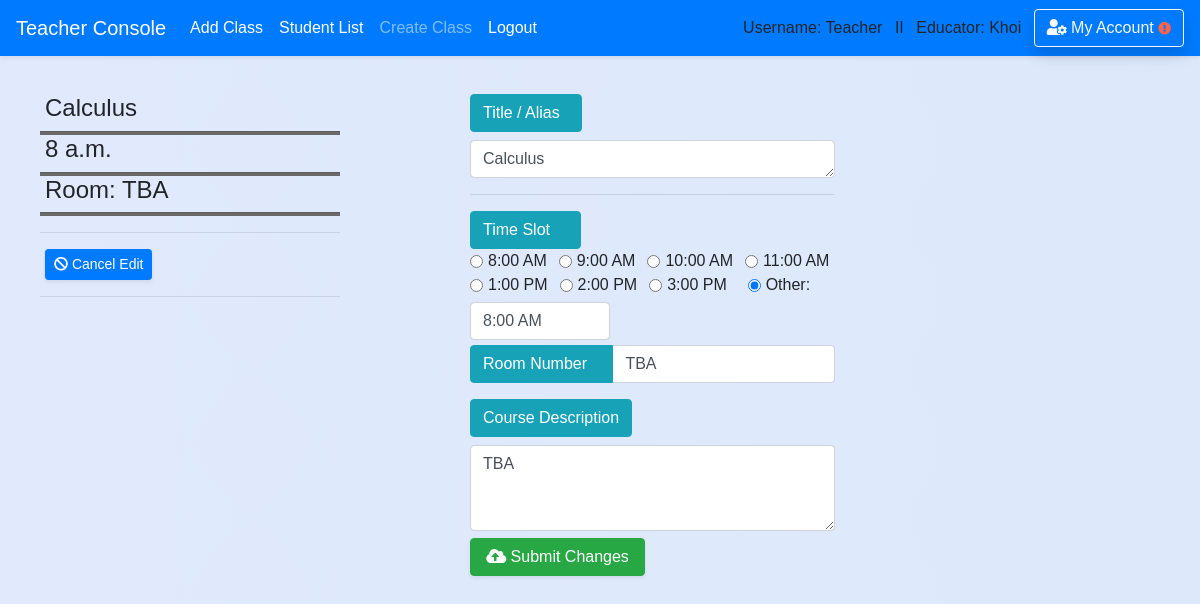
The page /teacher/classroom/edit_classroom/5 (signed in) on the database its author committed.
### school_app/models.py (models this page shows, shortened)
class Classroom(models.Model):
    course_title = models.CharField(max_length=50,default='')
    course_number = models.CharField(max_length=20,default='')
    teacher_name = models.CharField(max_length=50,default='')
    teacher_idx = models.CharField(max_length=10,default='')
    room_number = models.CharField(max_length=10,default='TBA')
    time = models.TimeField(blank=True,null=True)
    description = models.CharField(max_length=300,default='TBA')
    is_archive = models.BooleanField(default=False)
    semester = models.CharField(max_length=50,default='')
    year = models.CharField(max_length=4,default='')
    teacher = models.ForeignKey('Teacher',blank=True, null=True, on_delete = models.SET_NULL, related_name='classroom_by_teacher')
    course = models.ForeignKey('Course',blank=True, null=True, on_delete = models.SET_NULL, related_name='course_in_classroom')
    student = models.ManyToManyField(Student, blank=True)

### school_app/views_logged.py (the view, shortened to what this page needs)
# urls.py: path('teacher/classroom/edit_classroom/', views_logged.edit_classroom, name='save_edit_classroom'),
def edit_classroom(request,classroom_id=None,rout_from=None):
    if is_login(request) == False:
        return redirect('/login')
    if is_login(request) == True:
        if request.user.profile.is_teacher == False:
            messages.warning(request, "You don't have Instructor's Privilege!")
            return redirect('/')
        classroom = Classroom.objects.filter(id=classroom_id).first()
        course_id = classroom.course.id
        return render(request,'teacher/classroom/edit_classroom.html',
        {'classroom':classroom,'course_id':course_id,'rout_from':rout_from})

### school_app/views_functions.py (called while the page is built)
def is_login(request):
    if not request.user.is_authenticated:
        messages.warning(request, "Please Login or Create an Account.")
        return False
    return True

### school_app/templates/teacher/classroom/edit_classroom.html (shortened to what this page needs)
{% extends 'base.html' %}
{% block content %}
<br>
<div class="container" style='padding-top:25px; padding-left:20px'>
         <div class="panel panel-login">
        <div class="panel-body">
          <div class="row">
        <h3 style='padding-left: 5px'></h3>
        <div style="width: 400px">
        <div style='width:300px'>
        <h4 style='padding-left: 5px'>{{classroom.course_title}}</h4>
        <hr class='hr-line'/>
        <h4 style='padding-left: 5px'>{{ classroom.time }}</h4>
        <hr class='hr-line'/>
        <h4 style='padding-left: 5px'>Room: {{classroom.room_number}}</h4>
        <hr class='hr-line'/>
        <hr style="text-align:left;margin-left:0;height:0px;padding: 0px"/>
        <div style='padding-left: 5px'>
          <a class="btn btn-sm btn-primary shadow-sm" href='{% url "classroom_view" course_id=course_id %}'><i class="fas fa-ban"></i> Cancel Edit</a></a>
        </div>
        <hr style="text-align:left;margin-left:0;height:0px;padding: 0px"/>
        </div>
        </div>
    <form action="/teacher/classroom/edit_classroom/", method="post", id=''> {% csrf_token %}
        <div class="input-group mb-3" style='width:400px' >
        <div>
        <div class="input-group-prepend">
          <label class="btn btn-info" for='' >Title / Alias &nbsp</label>
        </div>
          <textarea class="form-control" style='width:365px' name='course_title' maxlength='100' id="" rows="1" cols='40' data-toggle="popover" title="" data-content="For your reference only"required>{{classroom.course_title}}</textarea>
          <hr/>
          <button class="btn btn-info" >Time Slot &nbsp&nbsp&nbsp</button>
          </div>
          <div class="form-check form-check-inline">
            <input class="form-check-input" type="radio" name="time" id="" value="8:00 AM">
            <label class="form-check-label" for="">8:00 AM</label>
          </div>
          <div class="form-check form-check-inline">
            <input class="form-check-input" type="radio" name="time" id="" value="9:00 AM">
            <label class="form-check-label" for="">9:00 AM</label>
          </div>
          <div class="form-check form-check-inline">
            <input class="form-check-input" type="radio" name="time" id="" value="10:00 AM">
            <label class="form-check-label" for="">10:00 AM</label>
          </div>
          <div class="form-check form-check-inline">
            <input class="form-check-input" type="radio" name="time" id="" value="11:00 AM">
            <label class="form-check-label" for="">11:00 AM</label>
          </div>
          <br>
          <div class="form-check form-check-inline">
            <input class="form-check-input" type="radio" name="time" id="" value="1:00 PM">
            <label class="form-check-label" for="">1:00 PM</label>
          </div>
          <div class="form-check form-check-inline">
            <input class="form-check-input" type="radio" name="time" id="" value="2:00 PM">
            <label class="form-check-label" for="">2:00 PM</label>
          </div>
          <div class="form-check form-check-inline">
            <input class="form-check-input" type="radio" name="time" id="" value="3:00 PM">
            <label class="form-check-label" for="">3:00 PM &nbsp</label>
          </div>
            <div class="form-check form-check-inline">
            <input class="form-check-input" type="radio" name="time" id="" value="other" checked>
            <label class="form-check-label" for="">Other:</label>
          </div>
          <div style = 'width:140px;right-align:10px'class="form-check form-check-inline">
            <input type='text'class="form-control" name="custom_time" maxlength='8'id="" value='{{ classroom.time|time:"g:i A" }}' data-toggle="popover" title="" data-content='Format hh:mm AM/PM'>
          </div><br><br>
        <div class="input-group mb-3" style='width:365px' >
          <div class="input-group-prepend">
            <button class="btn btn-info" >Room Number &nbsp&nbsp</button>
          </div>
            <input type="text" class="form-control" name='room_number'id="" maxlength="10" value='{{ classroom.room_number }}' data-toggle="popover" title="" data-content='Where you do your lecture' required>
        </div>
        <div>
          <label class="btn btn-info" for='description' >Course Description</label>
          <textarea class="form-control" style='width:365px' name='description'
          maxlength='200' id="" rows="3" cols='40' data-toggle="popover" title="" data-content="Briefly describe your Course"required>{{ classroom.description }}</textarea>
          <button style='width:175px' class="btn btn-md btn-success btn-block text-center shadow-sm"><i class="fas fa-cloud-upload-alt"></i> Submit Changes</button>
        </div>
        </div>
    </form>
{% endblock %}

### school_app/templates/base.html (shortened to what this page needs)
<!doctype html>
<html>
    <head>
{% load static %}
        <link rel="stylesheet" type="text/css" href="{% static 'school_app/style.css' %}" />
        <link rel="stylesheet" href="https://stackpath.bootstrapcdn.com/bootstrap/4.1.0/css/bootstrap.min.css">
        <link rel="stylesheet" href="https://use.fontawesome.com/releases/v5.0.13/css/all.css">
    </head>
{% if request.user.profile.is_teacher %}
  <body class='body-teacher'>
{% else %}
  <body>
{% endif %}<header>
<nav class="navbar navbar-expand-lg navbar-dark bg-primary shadow-sm fixed-top">
    <a class="navbar-brand" href="/teacher">Teacher Console</a>
    <div class="navbar-collapse collapse show" id="navbarColor02" style="">
      <ul class="navbar-nav mr-auto">
        <li class="nav-item active">
          <a class="nav-link" href="/teacher/add_class">Add Class<span class="sr-only">(current)</span></a>
        </li>
        <li class="nav-item active">
          <a class="nav-link" href="/teacher/student_list">Student List<span class="sr-only">(current)</span></a>
        </li>
        <li class="nav-item">
          <a class="nav-link" href="/teacher/add_class">Create Class</a>
        </li>
        <li class="nav-item active">
          <a class="nav-link" href="{% url 'logout' %}">Logout</a>
        </li>
      </ul>
      {% if request.user.username %}
          Username: {{ request.user.username }} &ensp;II&ensp;
      {% endif %}
      {% if request.user.profile.is_teacher %}
          Educator: {{request.user.first_name}} &ensp;
      {% endif %}
      <a href='/account_management/' class='btn btn-outline-light shadow'>
         <i class="fas fa-user-cog"></i> My Account
      {% if user.profile.home_address == '' or user.profile.phone_number == '' or user.profile.emergency_contact == '' or user.email == '' or user.profile.birth_date == '' %}
        <i class="fas fa-exclamation-circle small" style='color:tomato'></i>
      {% endif %}
      </a>
    </div>
  </nav>
    </header>
    <div class='' style='padding-top:45px'>
    {% block content %}
    {% endblock %}
    </div>
</body>
</html>

### school_app/static/school_app/style.css (style rules this page uses)
.body-teacher { font-family:sans-serif; background: linear-gradient(to right, #e0eafc, #cfdef3); background-size: 600% 100%; }
.hr-line { height: 1px; background-color: dimgrey; padding: 1px; margin: 0px; }

### school_app/templates/base.html (style rules this page uses)
form,h1,ul { padding-left: 30px; padding-right:20px; }
textarea, input { background-color: rgb(243, 245, 247) }

### rows shown on the page
Classroom: course_title "Calculus", time "8 a.m.", room_number "TBA", custom_time "8:00 AM", description "TBA"

### other values the page prints
{{ request.user.username }} "Teacher"
{{ request.user.first_name }} "Khoi"
